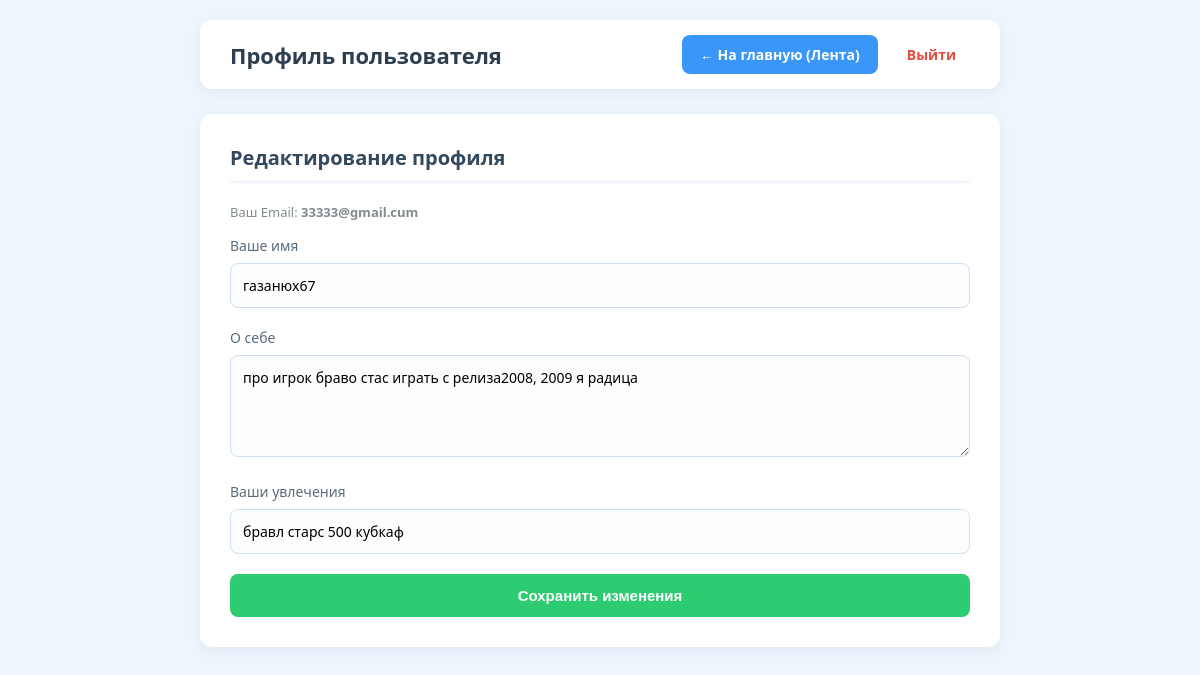
Before: /profile.php (signed in) with the older database file.
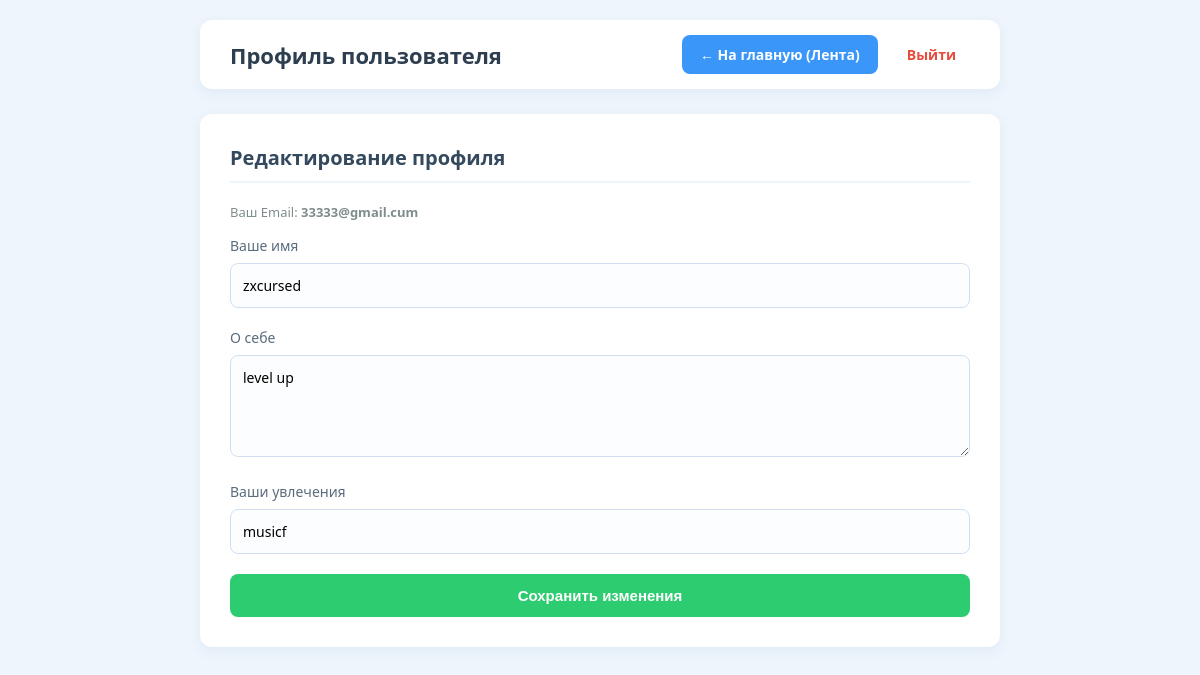
After: the same page with the newer database file.
### tables this page shows
CREATE TABLE users (
            id INTEGER PRIMARY KEY AUTOINCREMENT,
            name TEXT NOT NULL,
            email TEXT NOT NULL UNIQUE,
            password_hash TEXT NOT NULL,
            bio TEXT DEFAULT '',
            skills TEXT DEFAULT '',
            created_at DATETIME DEFAULT CURRENT_TIMESTAMP
        );

### public/profile.php (the view, shortened to what this page needs)
<?php
$pdo = getDatabaseConnection();
$current_user_id = $_SESSION['user_id'];
try {
    $pdo->exec("ALTER TABLE users ADD COLUMN bio TEXT DEFAULT ''");
    $pdo->exec("ALTER TABLE users ADD COLUMN skills TEXT DEFAULT ''");
} catch (PDOException $e) {
}
$stmt = $pdo->prepare('SELECT name, email, bio, skills FROM users WHERE id = ?');
$stmt->execute([$current_user_id]);
$user_profile = $stmt->fetch();
?>
<!DOCTYPE html>
<html lang="ru">
<head>
</head>
<body>
<div class="container">
    <header class="header">
        <h1>Профиль пользователя</h1>
        <div class="nav-block">
            <a class="btn-nav" href="index.php">← На главную (Лента)</a>
            <a class="logout-btn" href="login.php?logout=1">Выйти</a>
        </div>
    </header>
    <main class="card">
        <h2>Редактирование профиля</h2>
        <div class="user-meta-info">Ваш Email: <b><?= htmlspecialchars($user_profile['email']) ?></b></div>
        <form action="profile.php" method="POST">
            <div class="form-group">
                <label for="prof_name">Ваше имя</label>
                <input type="text" name="name" id="prof_name" value="<?= htmlspecialchars($user_profile['name']) ?>" required>
            </div>
            <div class="form-group">
                <label for="prof_bio">О себе</label>
                <textarea name="bio" id="prof_bio" rows="4" placeholder="Расскажите о себе, интересах или учебе..."><?= htmlspecialchars($user_profile['bio'] ?? '') ?></textarea>
            </div>
            <div class="form-group">
                <label for="prof_skills">Ваши увлечения</label>
                <input type="text" name="skills" id="prof_skills" placeholder="Например: С++, высшая математика, физика" value="<?= htmlspecialchars($user_profile['skills'] ?? '') ?>">
            </div>
            <button type="submit" class="btn-save">Сохранить изменения</button>
        </form>
    </main>
</div>
</body>
</html>

Changed rows visible on the page:
changed users "33333@gmail.cum": name "газанюх67" → "zxcursed"; bio "про игрок браво стас играть с релиза2008, 2009 я радица" → "level up"; skills "бравл старс 500 кубкаф" → "musicf"
